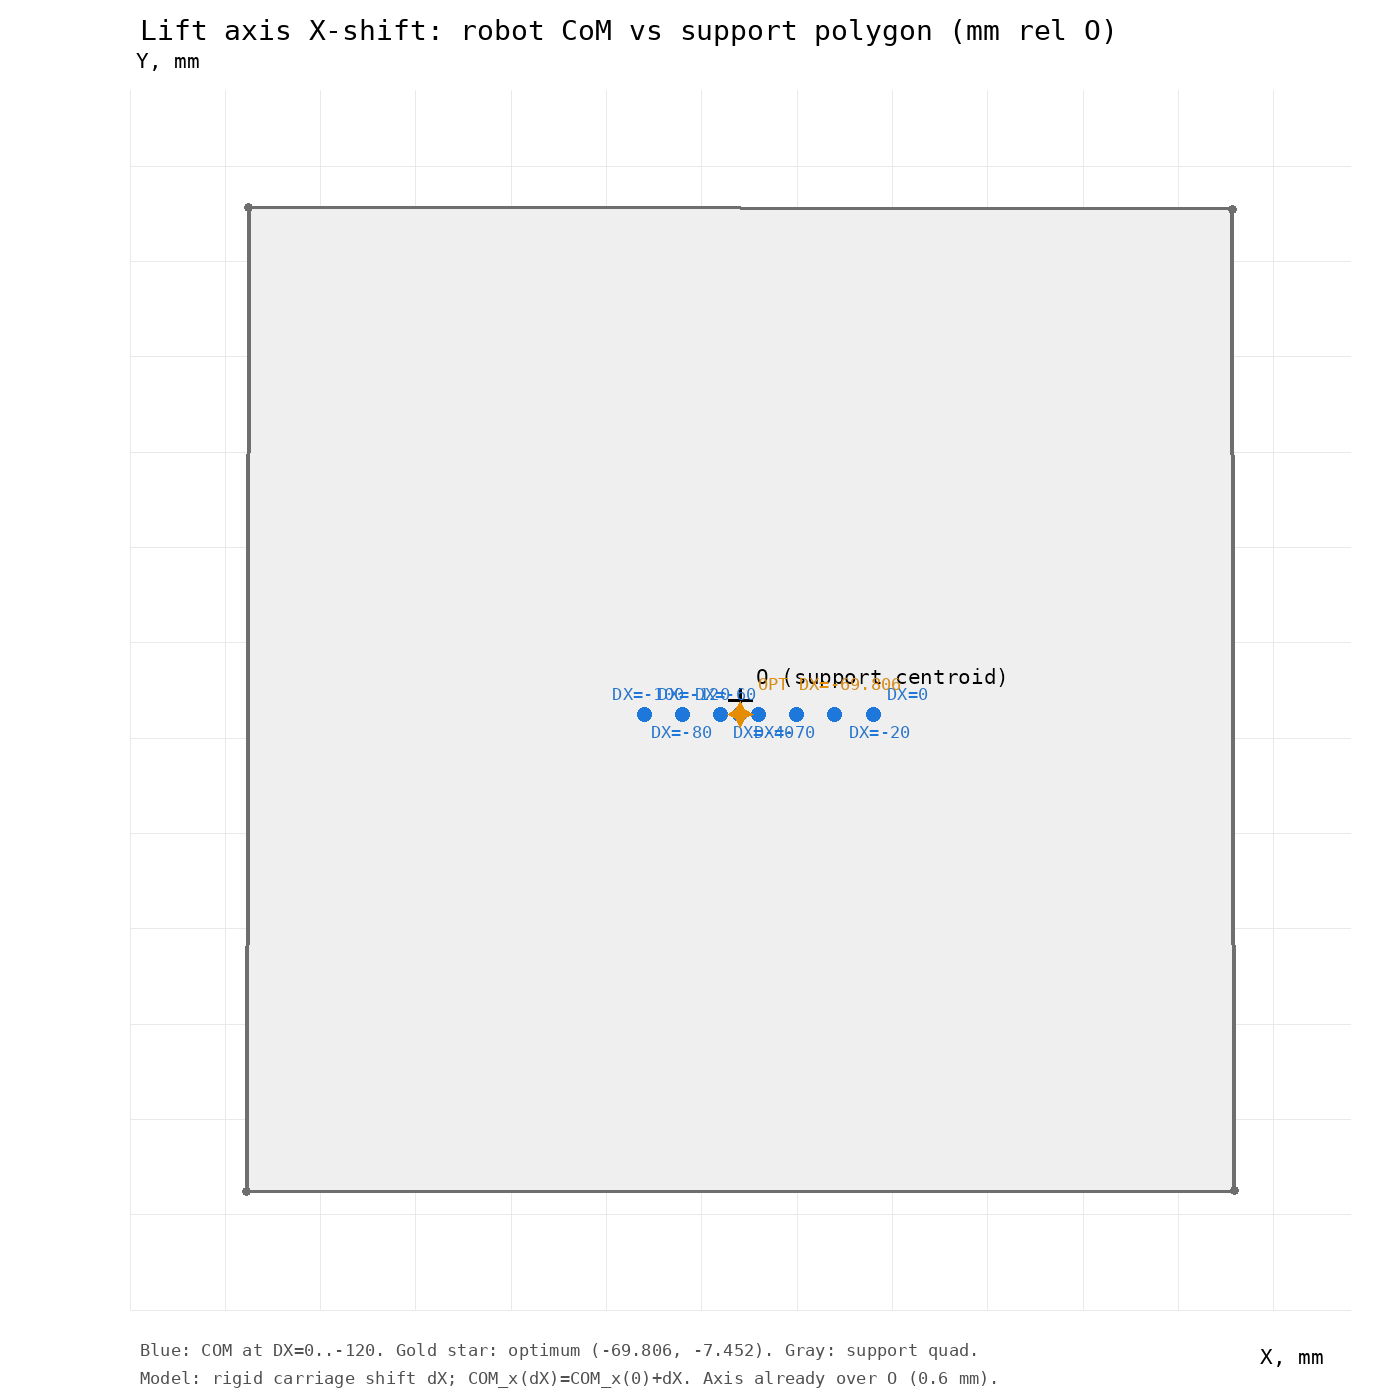

Here is the Python script that generated this plot:
#!/usr/bin/env python3
"""Lift axis X-shift vs robot CoM: parametric study (READ-ONLY calc).

Exact inputs (no rounding): support quad BR,FR,FL,BL; O; COM_robot(B);
lift axis XY. Model: rigid X-shift of whole carriage by DX.
Outputs: PNG plot (mm rel O) + TXT tables. Does NOT touch the .blend.
"""
from PIL import Image, ImageDraw, ImageFont

V = [(3.348778, -2.118084), (3.866977, -2.117639),
     (3.866170, -1.603425), (3.349833, -1.602137)]
O = (3.607794, -1.860476)
CR = (3.677600, -1.867928)
SUP = [((x - O[0]) * 1000.0, (y - O[1]) * 1000.0) for x, y in V]
DXS = [0, -20, -40, -60, -70, -80, -100, -120]
COMS = [((CR[0] + dx / 1000.0 - O[0]) * 1000.0, (CR[1] - O[1]) * 1000.0) for dx in DXS]
OPT = ((CR[0] - 0.069806 - O[0]) * 1000.0, (CR[1] - O[1]) * 1000.0)

W = H = 1400
LM, RM, TM, BM = 130, 50, 90, 170
PW, PH = W - LM - RM, H - TM - BM
LO, HI = -320.0, 320.0
SC = PW / (HI - LO)


def mp(x, y):
    return (LM + (x - LO) * SC, TM + (HI - y) * SC)


F = "/usr/share/fonts/truetype/dejavu/DejaVuSansMono.ttf"
import PIL.ImageFont as IF
f_title, f_leg, f_lab, f_tick = IF.truetype(F, 28), IF.truetype(F, 21), IF.truetype(F, 17), IF.truetype(F, 16)

base = Image.new("RGB", (W, H), "white")
ov = Image.new("RGBA", (W, H), (255, 255, 255, 0))
dr = ImageDraw.Draw(ov)
g = 50
x = LO
while x <= HI + 1e-9:
    c = (30, 30, 30, 255) if abs(x) < 1e-9 else ((200, 200, 200, 255) if round(x) % 100 == 0 else (233, 233, 233, 255))
    dr.line([mp(x, LO), mp(x, HI)], fill=c, width=2 if abs(x) < 1e-9 else 1)
    if round(x) % 100 == 0:
        dr.text((mp(x, LO)[0] - 24, mp(x, LO)[1] + 8), str(int(round(x))), font=f_tick, fill=(60, 60, 60, 255))
    x += g
y = LO
while y <= HI + 1e-9:
    c = (30, 30, 30, 255) if abs(y) < 1e-9 else ((200, 200, 200, 255) if round(y) % 100 == 0 else (233, 233, 233, 255))
    dr.line([mp(LO, y), mp(HI, y)], fill=c, width=2 if abs(y) < 1e-9 else 1)
    if round(y) % 100 == 0 and abs(y) > 1e-9:
        dr.text((mp(LO, y)[0] - 64, mp(LO, y)[1] - 12), str(int(round(y))), font=f_tick, fill=(60, 60, 60, 255))
    y += g
dr.text((mp(HI, LO)[0] - 90, mp(HI, LO)[1] + 34), "X, mm", font=f_leg, fill=(0, 0, 0, 255))
dr.text((mp(LO, HI)[0] + 6, mp(LO, HI)[1] - 42), "Y, mm", font=f_leg, fill=(0, 0, 0, 255))

dr.polygon([mp(a, b) for a, b in SUP], fill=(120, 120, 120, 30))
dr.line([mp(a, b) for a, b in SUP] + [mp(*SUP[0])], fill=(110, 110, 110, 255), width=4, joint="curve")
for (a, b) in SUP:
    px, py = mp(a, b)
    dr.ellipse([px - 4, py - 4, px + 4, py + 4], fill=(110, 110, 110, 255))

ox, oy = mp(0, 0)
dr.line([ox - 12, oy, ox + 12, oy], fill=(0, 0, 0, 255), width=3)
dr.line([ox, oy - 12, ox, oy + 12], fill=(0, 0, 0, 255), width=3)
dr.text((ox + 16, oy - 36), "O (support centroid)", font=f_leg, fill=(0, 0, 0, 255))

OFFS = [(14, -30), (14, 8), (-64, 8), (-64, -30), (14, 8), (-70, 8), (-70, -30), (14, -30)]
for k, ((cx, cy), dx) in enumerate(zip(COMS, DXS)):
    px, py = mp(cx, cy)
    dr.ellipse([px - 7, py - 7, px + 7, py + 7], fill=(30, 120, 220, 255))
    oxf, oyf = OFFS[k]
    dr.text((px + oxf, py + oyf), "DX=%d" % dx, font=f_lab, fill=(30, 120, 220, 255))
sx, sy = mp(*OPT)
r = 13
dr.polygon([(sx, sy - r), (sx + r * 0.35, sy - r * 0.35), (sx + r, sy),
            (sx + r * 0.35, sy + r * 0.35), (sx, sy + r),
            (sx - r * 0.35, sy + r * 0.35), (sx - r, sy),
            (sx - r * 0.35, sy - r * 0.35)], fill=(230, 140, 0, 255))
dr.text((sx + 18, sy - 40), "OPT DX=-69.806", font=f_lab, fill=(230, 140, 0, 255))

dr.text((LM + 10, 14), "Lift axis X-shift: robot CoM vs support polygon (mm rel O)", font=f_title, fill=(0, 0, 0, 255))
dr.text((LM + 10, H - 60), "Blue: COM at DX=0..-120. Gold star: optimum (-69.806, -7.452). Gray: support quad.", font=f_lab, fill=(80, 80, 80, 255))
dr.text((LM + 10, H - 32), "Model: rigid carriage shift dX; COM_x(dX)=COM_x(0)+dX. Axis already over O (0.6 mm).", font=f_lab, fill=(80, 80, 80, 255))

img = Image.alpha_composite(base.convert("RGBA"), ov).convert("RGB")
img.save("/home/v/projects/робот/lift_axis_shift_COM_analysis.png")

L = []
L.append("inputs: O=(3.607794,-1.860476) COMrob=(3.6776,-1.867928, B 68.54kg) axis=(3.608398,-1.86476)")
L.append("DX COMx_rel COMy_rel nearest_edge margin_mm inside")
ED = [("FR-FL(+X)", 1), ("BR-FR(-Y)", 0), ("BL-BR(-X)", 3), ("FL-BL(+Y)", 2)]
import math
Q = SUP
for dx in DXS:
    cx = (CR[0] + dx / 1000.0 - O[0]) * 1000.0
    cy = (CR[1] - O[1]) * 1000.0
    ds = []
    for i in range(4):
        ax, ay = Q[i]
        bx, by = Q[(i + 1) % 4]
        ex, ey = bx - ax, by - ay
        Ll = math.hypot(ex, ey)
        ux, uy = ey / Ll, -ex / Ll
        if ux * (0 - ax) + uy * (0 - ay) > 0:
            ux, uy = -ux, -uy
        ds.append((ux * (cx - ax) + uy * (cy - ay), i))
    ds.sort()
    L.append("%d %.2f %.2f edge%d %.1f %s" % (dx, cx, cy, ds[-1][1], -ds[-1][0], all(d < 0 for d, _ in ds)))
L.append("OPT DX=-69.806 COM=(0.000,-7.452)")
L.append("TASK5 payload-on-axis totals rel O and margins:")
CR5 = CR
for dx in DXS:
    cx = (68.54 * (CR5[0] + dx / 1000.0) + 200 * 3.608398) / 268.54
    cy = (68.54 * CR5[1] + 200 * (-1.86476)) / 268.54
    rx, ry = (cx - O[0]) * 1000.0, (cy - O[1]) * 1000.0
    ds = []
    for i in range(4):
        ax, ay = Q[i]
        bx, by = Q[(i + 1) % 4]
        ex, ey = bx - ax, by - ay
        Ll = math.hypot(ex, ey)
        ux, uy = ey / Ll, -ex / Ll
        if ux * (0 - ax) + uy * (0 - ay) > 0:
            ux, uy = -ux, -uy
        ds.append((ux * (rx - ax) + uy * (ry - ay), i))
    ds.sort()
    L.append("%d %.2f %.2f edge%d %.1f %s" % (dx, rx, ry, ds[-1][1], -ds[-1][0], all(d < 0 for d, _ in ds)))
open("/home/v/projects/робот/lift_axis_shift_COM_analysis.txt", "w").write("\n".join(L) + "\n")
print("files written")
